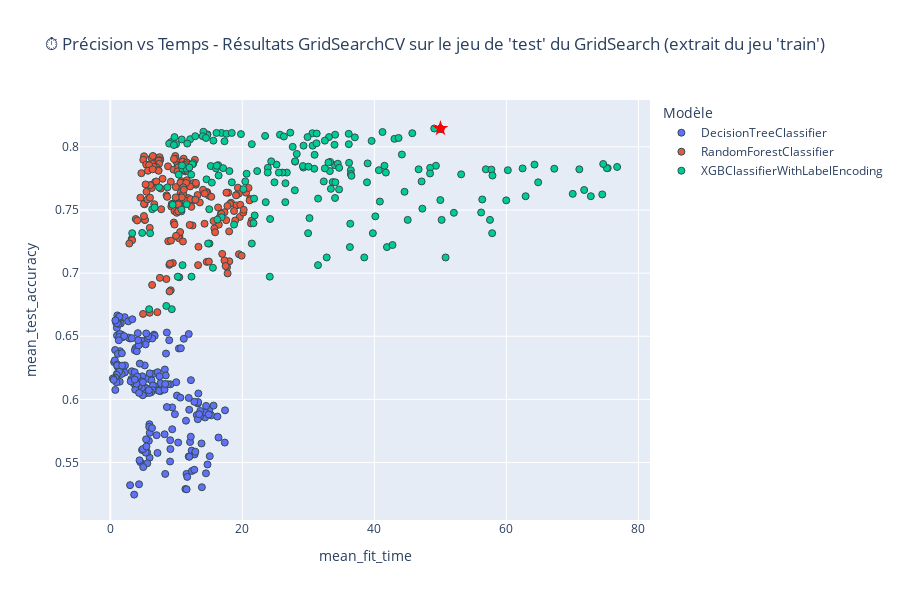
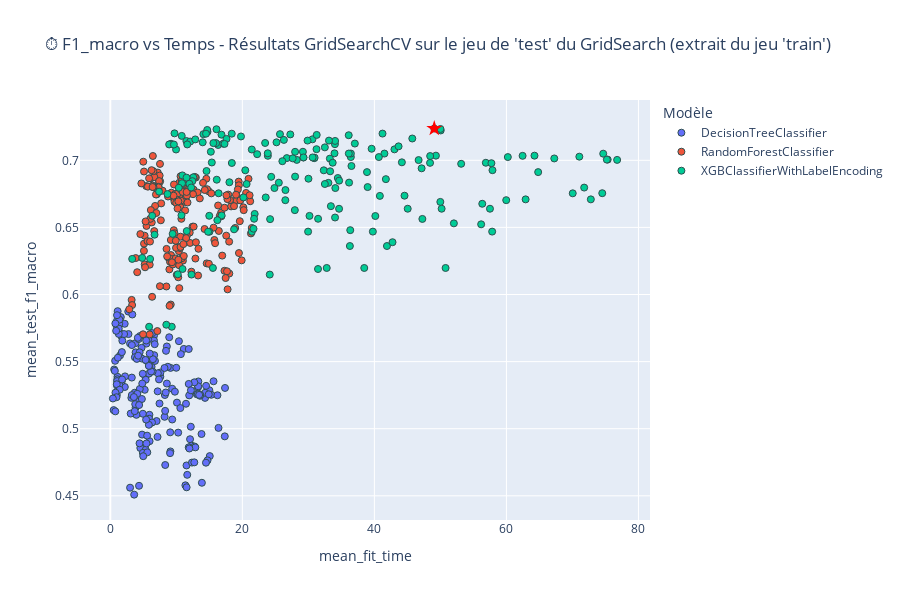
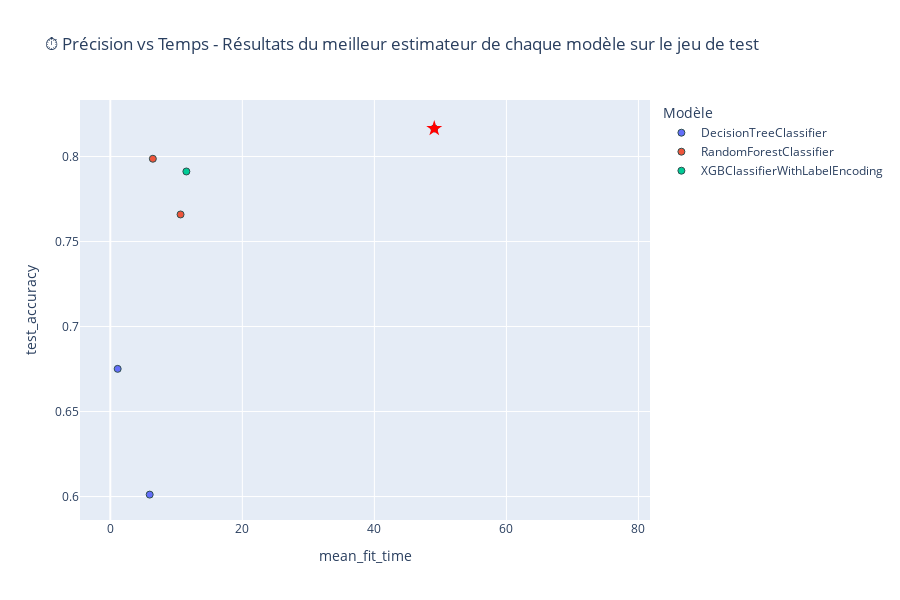
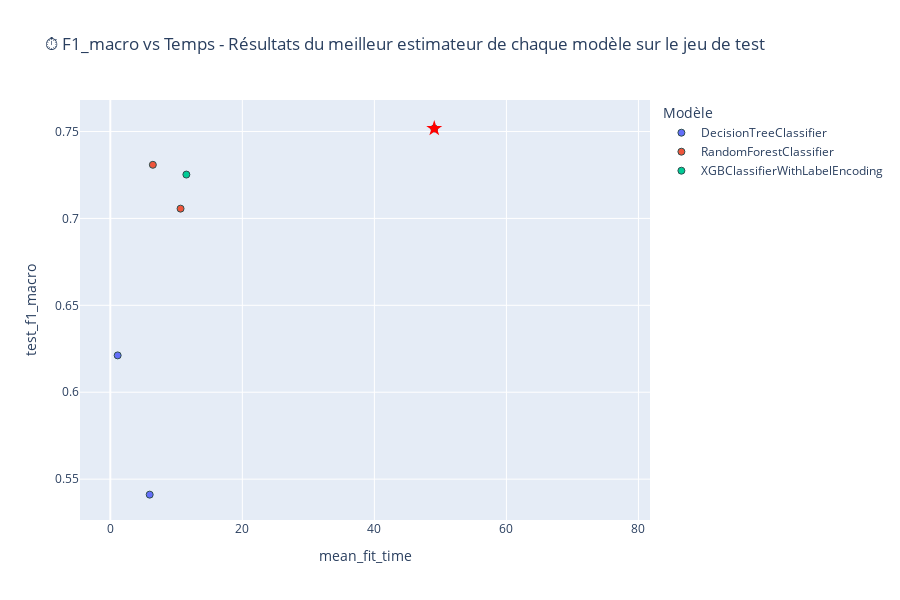

Notebook cell for these charts, in order:
### Code cell
import plotly.express as px
import plotly.graph_objects as go

# Création du graphique interactif pour chaque cas

for score, title in scores.items():
    
    # Trouver l’indice du meilleur modèle
    best_idx = results_df[score].idxmax()
    best_row = results_df.loc[best_idx]

    fig = px.scatter(
        results_df,
        x='mean_fit_time',
        y=score,
        color='model_name',
        hover_data={
            'model_name': True,
            'params_str': True,
            'mean_fit_time': ':.2f',
            score: ':.4f',
        },
        title=title
    )
    fig.update_traces(marker=dict(size=7, line=dict(width=1, color='DarkSlateGrey')))

    # Ajouter un marqueur spécial pour le meilleur point
    fig.add_trace(go.Scatter(
        x=[best_row['mean_fit_time']],
        y=[best_row[score]],
        mode='markers+text',
        marker=dict(
            color='red',
            size=12,
            symbol='star'
        ),
        # text=["🏆"],
        textposition="top center",
        hoverinfo='skip',  # pour ne pas gêner les tooltips de px
        showlegend=False
    ))

    fig.update_layout(legend_title_text='Modèle', height=600)
    fig.show()

### Figure 1 — Plotly figure (JSON) as saved in the notebook; plotly's stock layout.template omitted (floating-point values rounded to 4 significant figures; data arrays with more than 128 entries replaced by an {"elided": "..."} marker saying what was removed)
{"data": [{"customdata": {"elided": "192x2 str values"}, "hovertemplate": "model_name=%{customdata[0]}<br>mean_fit_time=%{x:.2f}<br>mean_test_accuracy=%{y:.4f}<br>params_str=%{customdata[1]}<extra></extra>", "legendgroup": "DecisionTreeClassifier", "marker": {"color": "#636efa", "line": {"color": "DarkSlateGrey", "width": 1}, "size": 7, "symbol": "circle"}, "mode": "markers", "name": "DecisionTreeClassifier", "orientation": "v", "showlegend": true, "type": "scatter", "x": {"elided": "192 float values"}, "xaxis": "x", "y": {"elided": "192 float values"}, "yaxis": "y"}, {"customdata": {"elided": "192x2 str values"}, "hovertemplate": "model_name=%{customdata[0]}<br>mean_fit_time=%{x:.2f}<br>mean_test_accuracy=%{y:.4f}<br>params_str=%{customdata[1]}<extra></extra>", "legendgroup": "RandomForestClassifier", "marker": {"color": "#EF553B", "line": {"color": "DarkSlateGrey", "width": 1}, "size": 7, "symbol": "circle"}, "mode": "markers", "name": "RandomForestClassifier", "orientation": "v", "showlegend": true, "type": "scatter", "x": {"elided": "192 float values"}, "xaxis": "x", "y": {"elided": "192 float values"}, "yaxis": "y"}, {"customdata": {"elided": "192x2 str values"}, "hovertemplate": "model_name=%{customdata[0]}<br>mean_fit_time=%{x:.2f}<br>mean_test_accuracy=%{y:.4f}<br>params_str=%{customdata[1]}<extra></extra>", "legendgroup": "XGBClassifierWithLabelEncoding", "marker": {"color": "#00cc96", "line": {"color": "DarkSlateGrey", "width": 1}, "size": 7, "symbol": "circle"}, "mode": "markers", "name": "XGBClassifierWithLabelEncoding", "orientation": "v", "showlegend": true, "type": "scatter", "x": {"elided": "192 float values"}, "xaxis": "x", "y": {"elided": "192 float values"}, "yaxis": "y"}, {"hoverinfo": "skip", "marker": {"color": "red", "size": 12, "symbol": "star"}, "mode": "markers+text", "showlegend": false, "textposition": "top center", "type": "scatter", "x": [50.01], "y": [0.8145]}], "layout": {"height": 600, "legend": {"title": {"text": "Modèle"}, "tracegroupgap": 0}, "title": {"text": "⏱️ Précision vs Temps - Résultats GridSearchCV sur le jeu de 'test' du GridSearch (extrait du jeu 'train')"}, "xaxis": {"anchor": "y", "domain": [0, 1], "title": {"text": "mean_fit_time"}}, "yaxis": {"anchor": "x", "domain": [0, 1], "title": {"text": "mean_test_accuracy"}}}}

### Figure 2 — Plotly figure (JSON) as saved in the notebook; plotly's stock layout.template omitted (floating-point values rounded to 4 significant figures; data arrays with more than 128 entries replaced by an {"elided": "..."} marker saying what was removed)
{"data": [{"customdata": {"elided": "192x2 str values"}, "hovertemplate": "model_name=%{customdata[0]}<br>mean_fit_time=%{x:.2f}<br>mean_test_f1_macro=%{y:.4f}<br>params_str=%{customdata[1]}<extra></extra>", "legendgroup": "DecisionTreeClassifier", "marker": {"color": "#636efa", "line": {"color": "DarkSlateGrey", "width": 1}, "size": 7, "symbol": "circle"}, "mode": "markers", "name": "DecisionTreeClassifier", "orientation": "v", "showlegend": true, "type": "scatter", "x": {"elided": "192 float values"}, "xaxis": "x", "y": {"elided": "192 float values"}, "yaxis": "y"}, {"customdata": {"elided": "192x2 str values"}, "hovertemplate": "model_name=%{customdata[0]}<br>mean_fit_time=%{x:.2f}<br>mean_test_f1_macro=%{y:.4f}<br>params_str=%{customdata[1]}<extra></extra>", "legendgroup": "RandomForestClassifier", "marker": {"color": "#EF553B", "line": {"color": "DarkSlateGrey", "width": 1}, "size": 7, "symbol": "circle"}, "mode": "markers", "name": "RandomForestClassifier", "orientation": "v", "showlegend": true, "type": "scatter", "x": {"elided": "192 float values"}, "xaxis": "x", "y": {"elided": "192 float values"}, "yaxis": "y"}, {"customdata": {"elided": "192x2 str values"}, "hovertemplate": "model_name=%{customdata[0]}<br>mean_fit_time=%{x:.2f}<br>mean_test_f1_macro=%{y:.4f}<br>params_str=%{customdata[1]}<extra></extra>", "legendgroup": "XGBClassifierWithLabelEncoding", "marker": {"color": "#00cc96", "line": {"color": "DarkSlateGrey", "width": 1}, "size": 7, "symbol": "circle"}, "mode": "markers", "name": "XGBClassifierWithLabelEncoding", "orientation": "v", "showlegend": true, "type": "scatter", "x": {"elided": "192 float values"}, "xaxis": "x", "y": {"elided": "192 float values"}, "yaxis": "y"}, {"hoverinfo": "skip", "marker": {"color": "red", "size": 12, "symbol": "star"}, "mode": "markers+text", "showlegend": false, "textposition": "top center", "type": "scatter", "x": [49.07], "y": [0.7237]}], "layout": {"height": 600, "legend": {"title": {"text": "Modèle"}, "tracegroupgap": 0}, "title": {"text": "⏱️ F1_macro vs Temps - Résultats GridSearchCV sur le jeu de 'test' du GridSearch (extrait du jeu 'train')"}, "xaxis": {"anchor": "y", "domain": [0, 1], "title": {"text": "mean_fit_time"}}, "yaxis": {"anchor": "x", "domain": [0, 1], "title": {"text": "mean_test_f1_macro"}}}}

### Figure 3 — Plotly figure (JSON) as saved in the notebook; plotly's stock layout.template omitted (floating-point values rounded to 4 significant figures; data arrays with more than 128 entries replaced by an {"elided": "..."} marker saying what was removed)
{"data": [{"customdata": {"elided": "192x2 str values"}, "hovertemplate": "model_name=%{customdata[0]}<br>mean_fit_time=%{x:.2f}<br>test_accuracy=%{y:.4f}<br>params_str=%{customdata[1]}<extra></extra>", "legendgroup": "DecisionTreeClassifier", "marker": {"color": "#636efa", "line": {"color": "DarkSlateGrey", "width": 1}, "size": 7, "symbol": "circle"}, "mode": "markers", "name": "DecisionTreeClassifier", "orientation": "v", "showlegend": true, "type": "scatter", "x": {"elided": "192 float values"}, "xaxis": "x", "y": {"elided": "192 float values"}, "yaxis": "y"}, {"customdata": {"elided": "192x2 str values"}, "hovertemplate": "model_name=%{customdata[0]}<br>mean_fit_time=%{x:.2f}<br>test_accuracy=%{y:.4f}<br>params_str=%{customdata[1]}<extra></extra>", "legendgroup": "RandomForestClassifier", "marker": {"color": "#EF553B", "line": {"color": "DarkSlateGrey", "width": 1}, "size": 7, "symbol": "circle"}, "mode": "markers", "name": "RandomForestClassifier", "orientation": "v", "showlegend": true, "type": "scatter", "x": {"elided": "192 float values"}, "xaxis": "x", "y": {"elided": "192 float values"}, "yaxis": "y"}, {"customdata": {"elided": "192x2 str values"}, "hovertemplate": "model_name=%{customdata[0]}<br>mean_fit_time=%{x:.2f}<br>test_accuracy=%{y:.4f}<br>params_str=%{customdata[1]}<extra></extra>", "legendgroup": "XGBClassifierWithLabelEncoding", "marker": {"color": "#00cc96", "line": {"color": "DarkSlateGrey", "width": 1}, "size": 7, "symbol": "circle"}, "mode": "markers", "name": "XGBClassifierWithLabelEncoding", "orientation": "v", "showlegend": true, "type": "scatter", "x": {"elided": "192 float values"}, "xaxis": "x", "y": {"elided": "192 float values"}, "yaxis": "y"}, {"hoverinfo": "skip", "marker": {"color": "red", "size": 12, "symbol": "star"}, "mode": "markers+text", "showlegend": false, "textposition": "top center", "type": "scatter", "x": [49.07], "y": [0.8165]}], "layout": {"height": 600, "legend": {"title": {"text": "Modèle"}, "tracegroupgap": 0}, "title": {"text": "⏱️ Précision vs Temps - Résultats du meilleur estimateur de chaque modèle sur le jeu de test"}, "xaxis": {"anchor": "y", "domain": [0, 1], "title": {"text": "mean_fit_time"}}, "yaxis": {"anchor": "x", "domain": [0, 1], "title": {"text": "test_accuracy"}}}}

### Figure 4 — Plotly figure (JSON) as saved in the notebook; plotly's stock layout.template omitted (floating-point values rounded to 4 significant figures; data arrays with more than 128 entries replaced by an {"elided": "..."} marker saying what was removed)
{"data": [{"customdata": {"elided": "192x2 str values"}, "hovertemplate": "model_name=%{customdata[0]}<br>mean_fit_time=%{x:.2f}<br>test_f1_macro=%{y:.4f}<br>params_str=%{customdata[1]}<extra></extra>", "legendgroup": "DecisionTreeClassifier", "marker": {"color": "#636efa", "line": {"color": "DarkSlateGrey", "width": 1}, "size": 7, "symbol": "circle"}, "mode": "markers", "name": "DecisionTreeClassifier", "orientation": "v", "showlegend": true, "type": "scatter", "x": {"elided": "192 float values"}, "xaxis": "x", "y": {"elided": "192 float values"}, "yaxis": "y"}, {"customdata": {"elided": "192x2 str values"}, "hovertemplate": "model_name=%{customdata[0]}<br>mean_fit_time=%{x:.2f}<br>test_f1_macro=%{y:.4f}<br>params_str=%{customdata[1]}<extra></extra>", "legendgroup": "RandomForestClassifier", "marker": {"color": "#EF553B", "line": {"color": "DarkSlateGrey", "width": 1}, "size": 7, "symbol": "circle"}, "mode": "markers", "name": "RandomForestClassifier", "orientation": "v", "showlegend": true, "type": "scatter", "x": {"elided": "192 float values"}, "xaxis": "x", "y": {"elided": "192 float values"}, "yaxis": "y"}, {"customdata": {"elided": "192x2 str values"}, "hovertemplate": "model_name=%{customdata[0]}<br>mean_fit_time=%{x:.2f}<br>test_f1_macro=%{y:.4f}<br>params_str=%{customdata[1]}<extra></extra>", "legendgroup": "XGBClassifierWithLabelEncoding", "marker": {"color": "#00cc96", "line": {"color": "DarkSlateGrey", "width": 1}, "size": 7, "symbol": "circle"}, "mode": "markers", "name": "XGBClassifierWithLabelEncoding", "orientation": "v", "showlegend": true, "type": "scatter", "x": {"elided": "192 float values"}, "xaxis": "x", "y": {"elided": "192 float values"}, "yaxis": "y"}, {"hoverinfo": "skip", "marker": {"color": "red", "size": 12, "symbol": "star"}, "mode": "markers+text", "showlegend": false, "textposition": "top center", "type": "scatter", "x": [49.07], "y": [0.7517]}], "layout": {"height": 600, "legend": {"title": {"text": "Modèle"}, "tracegroupgap": 0}, "title": {"text": "⏱️ F1_macro vs Temps - Résultats du meilleur estimateur de chaque modèle sur le jeu de test"}, "xaxis": {"anchor": "y", "domain": [0, 1], "title": {"text": "mean_fit_time"}}, "yaxis": {"anchor": "x", "domain": [0, 1], "title": {"text": "test_f1_macro"}}}}
